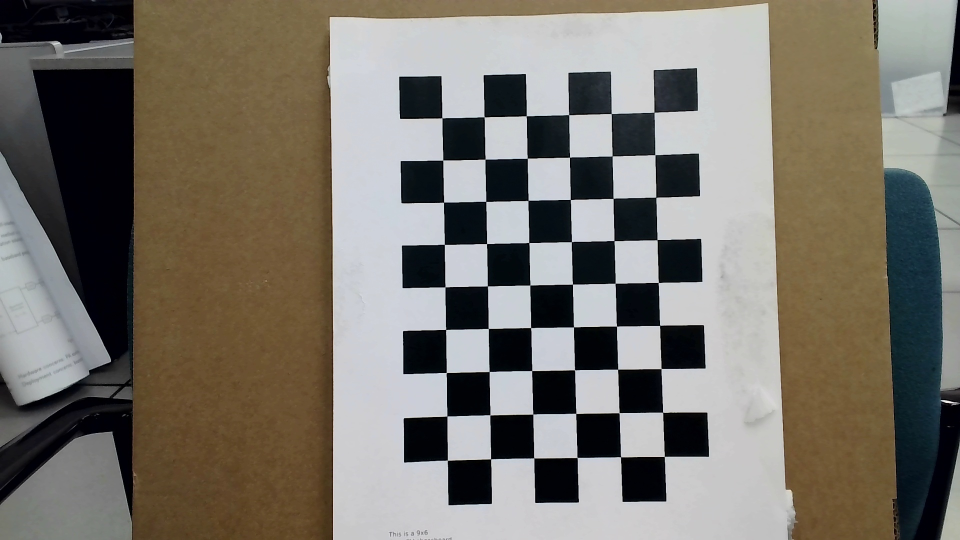
#> input picture data_processing/SLAM_testing/calibration_images_1080p/calib_000_20260209_160204.jpg, 1920 x 1080 px (shown at 1/2 size); its folder holds only this picture in this run
$ python calibrate_webcam_1080p.py
#> lines starting #> are read from the running program, lines starting #| are printed output that depends on the picture; after the words box and inside, x2 and y2 are one past the last pixel; in counts of white or black regions, pixels touching at a corner belong together
#> in calibrate_camera, img is the input picture: shape (1080, 1920, 3); mean B, G, R 107.7, 116.4, 121.1
### data_processing/SLAM_testing/calibrate_webcam.py
#!/usr/bin/env python3
"""
Webcam Calibration Script for ORB-SLAM3
Computes camera intrinsic parameters and distortion coefficients
"""

import cv2
import numpy as np
import glob
import yaml
import os

# ==============================================================================
# HELPER FUNCTIONS
# ==============================================================================

def segment_checkerboard(img):
    """
    Perform color segmentation to extract checkerboard region and remove background artifacts

    This function:
    1. Converts image to HSV color space for better color segmentation
    2. Detects black squares using HSV thresholding
    3. Uses edge detection to find the paper boundary
    4. Combines these to isolate just the checkerboard pattern
    5. Removes background to make the board more visible

    Args:
        img: Input BGR image

    Returns:
        Segmented image with background removed
    """
    # Convert to HSV color space and grayscale
    hsv = cv2.cvtColor(img, cv2.COLOR_BGR2HSV)
#> hsv: shape (1080, 1920, 3); mean H, S, V 65.4, 86.1, 126
    gray = cv2.cvtColor(img, cv2.COLOR_BGR2GRAY)
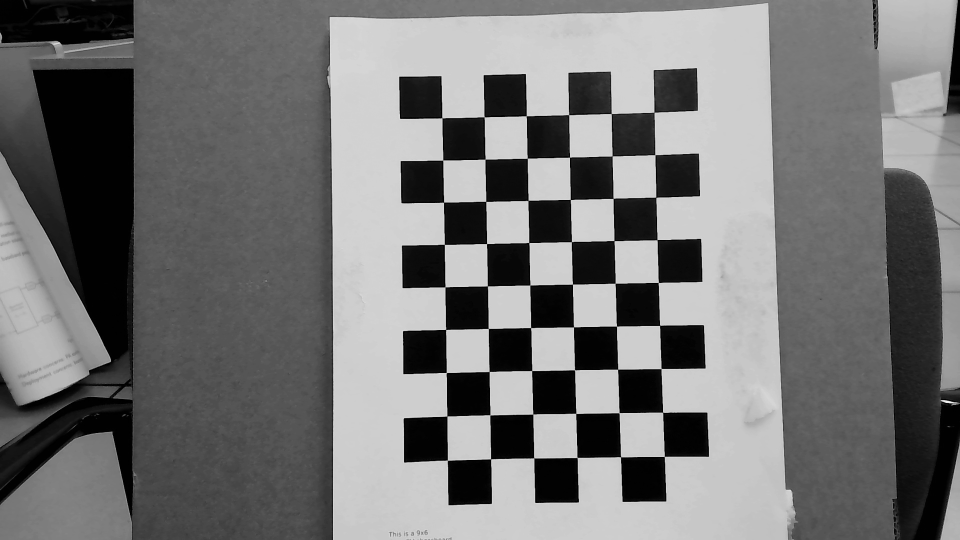
#> gray: shape (1080, 1920) (shown at 1/2 size); min 0, max 245, mean 116.8

    # Step 1: Detect black squares (low V value in HSV)
    lower_black = np.array([0, 0, 0])
    upper_black = np.array([180, 255, 100])
    mask_black = cv2.inRange(hsv, lower_black, upper_black)
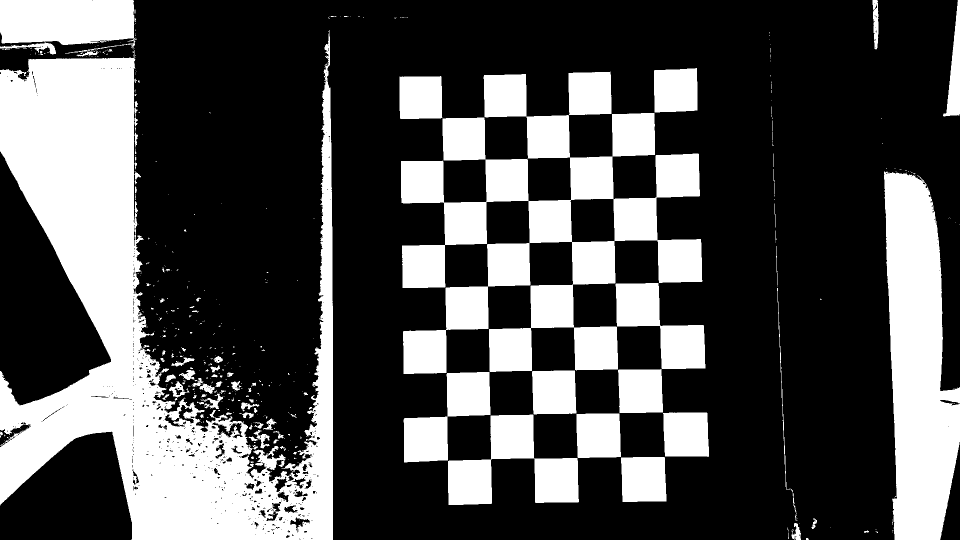
#> mask_black: shape (1080, 1920) (shown at 1/2 size); 30.6% white; 483 white regions (391 under 20 px), largest, box (x1, y1, x2, y2) and area: (0, 60, 666, 1080) 260024, (802, 143, 1405, 826) 159239, (1768, 343, 1920, 1080) 78815

    # Step 2: Use edge detection to find checkerboard/paper boundaries
    edges = cv2.Canny(gray, 50, 150)
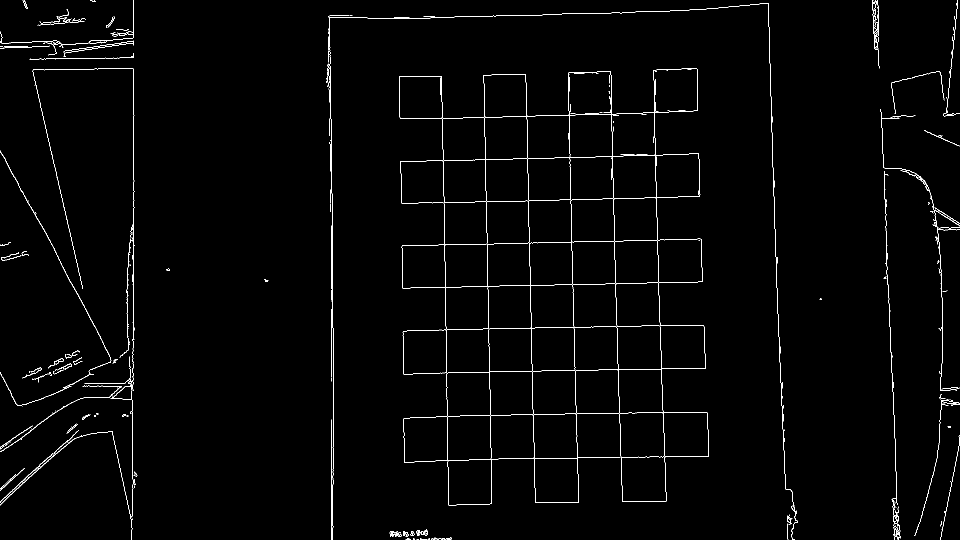
#> edges: shape (1080, 1920) (shown at 1/2 size); 1.4% white in thin lines or dots

    # Dilate edges to connect nearby edges
    kernel_dilate = np.ones((3, 3), np.uint8)
    edges_dilated = cv2.dilate(edges, kernel_dilate, iterations=2)
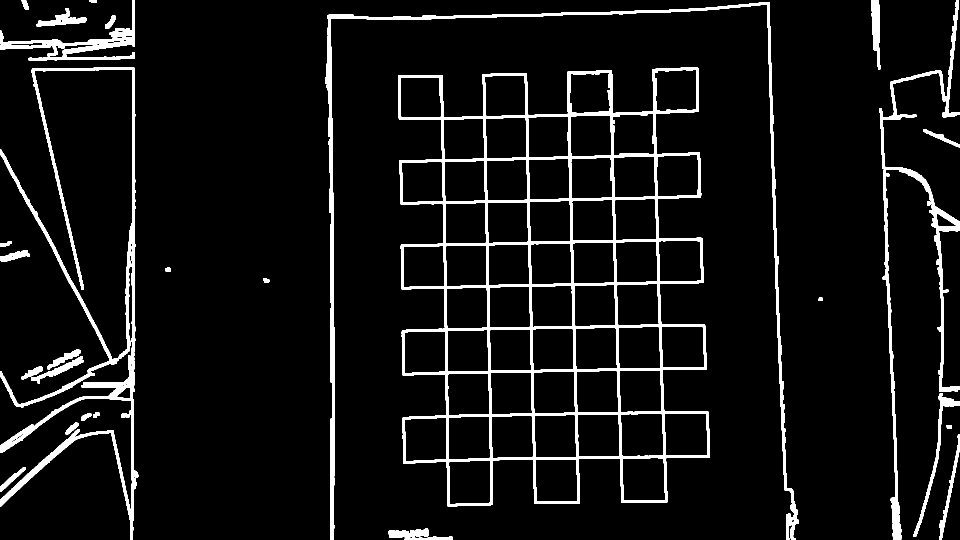
#> edges_dilated: shape (1080, 1920) (shown at 1/2 size); 6.7% white; 28 white regions

    # Find contours to locate the paper/checkerboard
    contours, _ = cv2.findContours(edges_dilated, cv2.RETR_EXTERNAL, cv2.CHAIN_APPROX_SIMPLE)
#> contours = 28 contours; largest, box (x1, y1, x2, y2) and area: (796, 134, 1420, 1013) 415604, (0, 134, 277, 1080) 21346, (650, 4, 1598, 1080) 16113, (1758, 0, 1920, 784) 8462, (0, 0, 270, 122) 5718

    # Create mask for the largest rectangular contour (the paper)
    mask_paper = np.zeros(gray.shape, dtype=np.uint8)
    if contours:
        largest_contour = max(contours, key=cv2.contourArea)
#> largest_contour = contour of 360 points, box (x1, y1, x2, y2) (796, 134, 1420, 1013), area 415604
        cv2.drawContours(mask_paper, [largest_contour], -1, 255, -1)
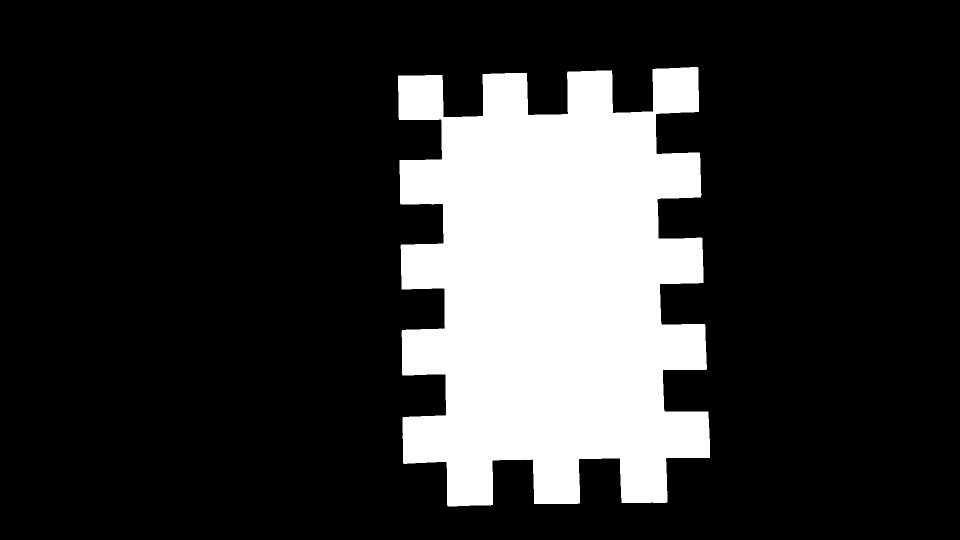
#> mask_paper: shape (1080, 1920) (shown at 1/2 size); 20.2% white; 1 white region, box (x1, y1, x2, y2) and area: (796, 134, 1420, 1013) 418173

    # Step 3: Combine black squares detection with paper boundary
    mask_combined = cv2.bitwise_and(mask_black, mask_paper)
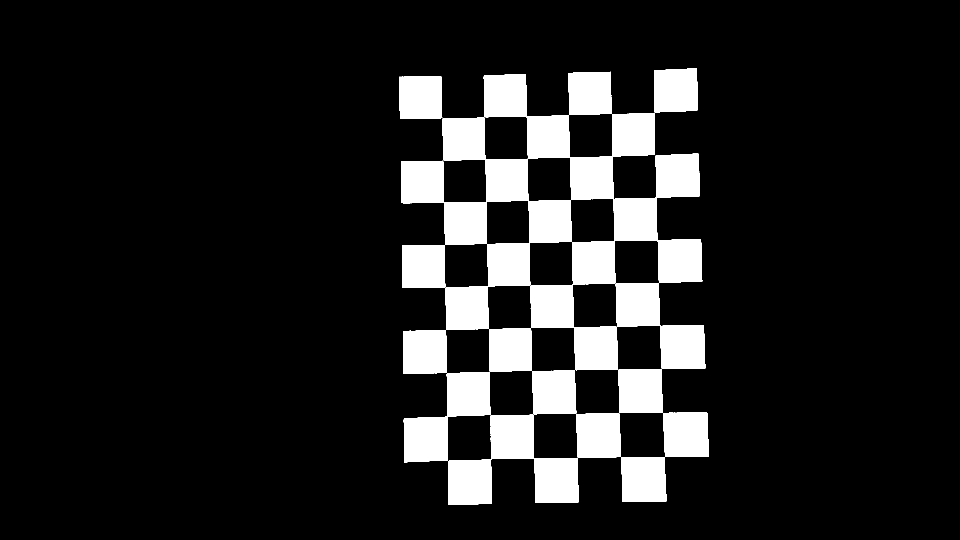
#> mask_combined: shape (1080, 1920) (shown at 1/2 size); 12.4% white; 10 white regions, largest, box (x1, y1, x2, y2) and area: (802, 143, 1405, 826) 159239, (896, 829, 1158, 1010) 22920, (807, 744, 981, 925) 15111

    # Apply morphological operations to clean up noise
    kernel_open = np.ones((3, 3), np.uint8)
    kernel_close = np.ones((7, 7), np.uint8)
    mask_combined = cv2.morphologyEx(mask_combined, cv2.MORPH_OPEN, kernel_open)
#> mask_combined: shape (1080, 1920); 12.4% white; 17 white regions, largest, box (x1, y1, x2, y2) and area: (802, 226, 1405, 660) 108097, (978, 570, 1236, 744) 21924, (807, 744, 981, 925) 15111
    mask_combined = cv2.morphologyEx(mask_combined, cv2.MORPH_CLOSE, kernel_close)
#> mask_combined: shape (1080, 1920); 12.4% white; 6 white regions, box (x1, y1, x2, y2) and area: (802, 144, 1411, 1010) 212050, (1069, 827, 1242, 1006) 15310, (1242, 914, 1333, 1004) 7803, (1327, 825, 1418, 913) 7766, (1308, 136, 1395, 225) 7310, (799, 153, 884, 238) 7139

    # Create result with white background outside paper
    result = img.copy()
    result[mask_paper == 0] = [255, 255, 255]

    return result

# ==============================================================================
# CONFIGURATION - UPDATE THESE VALUES FOR YOUR CHECKERBOARD
# ==============================================================================

# Checkerboard dimensions (number of INNER corners)
# For a 6x7 checkerboard (6 columns x 7 rows of squares), use (5, 6) inner corners
CHECKERBOARD_SIZE = (5, 6)  # (columns, rows) of inner corners

# Size of each square in mm (measure with a ruler!)
SQUARE_SIZE = 20.48# millimeters

# Directory containing calibration images
IMAGE_DIR = "calibration_images"

# Output file for calibration results
OUTPUT_YAML = "webcam_calibration.yaml"

# ==============================================================================

# [242 lines left out: functions calibrate_camera, save_calibration_yaml, main, not called in this run]


# [2 lines that do not run on import are left out]

### data_processing/SLAM_testing/calibrate_webcam_1080p.py
#!/usr/bin/env python3
"""
Webcam Calibration Script for ORB-SLAM3 at 1080p
Computes camera intrinsic parameters and distortion coefficients
"""

import cv2
import numpy as np
import glob
import yaml
import os

from calibrate_webcam import segment_checkerboard

# ==============================================================================
# CONFIGURATION - UPDATE THESE VALUES FOR YOUR CHECKERBOARD
# ==============================================================================

# Checkerboard dimensions (number of INNER corners)
# For a 9x6 checkerboard (9 columns x 6 rows of squares), use (8, 5) inner corners
CHECKERBOARD_SIZE = (6, 5)  # (columns, rows) of inner corners - COMMON FOR 9x6 BOARDS

# Size of each square in mm (measure with a ruler!)
SQUARE_SIZE = 20.48  # millimeters - adjust based on your printed checkerboard

# Directory containing calibration images
IMAGE_DIR = "calibration_images_1080p"

# Output file for calibration results
OUTPUT_YAML = "webcam_calibration_1080p.yaml"

# ==============================================================================

def calibrate_camera(images_path, checkerboard_size, square_size):
    """
    Calibrate camera using checkerboard images

    Args:
        images_path: Path to directory with calibration images
        checkerboard_size: (columns, rows) of inner corners
        square_size: Size of checkerboard square in mm

    Returns:
        ret: RMS reprojection error
        camera_matrix: Camera intrinsic matrix
        dist_coeffs: Distortion coefficients
        rvecs: Rotation vectors
        tvecs: Translation vectors
    """
    # Termination criteria for corner refinement
    criteria = (cv2.TERM_CRITERIA_EPS + cv2.TERM_CRITERIA_MAX_ITER, 30, 0.001)

    # Prepare object points (0,0,0), (1,0,0), (2,0,0) ....,(checkerboard_size[0]-1,checkerboard_size[1]-1,0)
    objp = np.zeros((checkerboard_size[0] * checkerboard_size[1], 3), np.float32)
    objp[:, :2] = np.mgrid[0:checkerboard_size[0], 0:checkerboard_size[1]].T.reshape(-1, 2)
    objp *= square_size

    # Arrays to store object points and image points from all images
    objpoints = []  # 3D points in real world space
    imgpoints = []  # 2D points in image plane

    # Get list of calibration images
    images = glob.glob(f'{images_path}/*.jpg') + glob.glob(f'{images_path}/*.png')

    if not images:
        print(f"Error: No images found in {images_path}")
        return None

    print(f"\n{'='*70}")
    print(f"Found {len(images)} calibration images")
    print(f"Checkerboard size: {checkerboard_size[0]}x{checkerboard_size[1]} inner corners")
    print(f"Square size: {square_size} mm")
    print(f"{'='*70}\n")

    successful_images = 0
    failed_images = []

    for idx, fname in enumerate(images, 1):
        img = cv2.imread(fname)
        img_segmented = segment_checkerboard(img)
        img_segmented = cv2.resize(img_segmented, (int(img_segmented.shape[1]/2), int(img_segmented.shape[0]/2)))
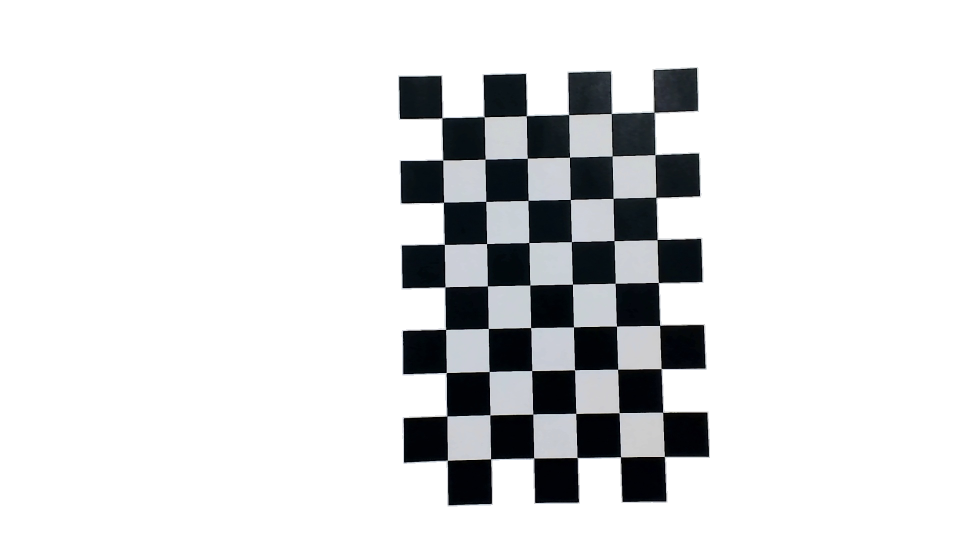
#> img_segmented: shape (540, 960, 3); mean B, G, R 222.2, 221.2, 220.3
        gray = cv2.cvtColor(img_segmented, cv2.COLOR_BGR2GRAY)
#> gray: shape (540, 960)

        print(f"[{idx}/{len(images)}] Processing: {os.path.basename(fname)}")
        print(f"  Image size: {gray.shape[1]}x{gray.shape[0]}")
#|   Image size: 960x540

        # Find the checkerboard corners
        flags = (cv2.CALIB_CB_ADAPTIVE_THRESH +
            cv2.CALIB_CB_NORMALIZE_IMAGE +
            cv2.CALIB_CB_FAST_CHECK)
        ret, corners = cv2.findChessboardCorners(gray, checkerboard_size, flags)
#> ret = False; corners = None

        # If found, add object points and image points
        if ret:
            objpoints.append(objp)

            # Refine corner positions
            corners_refined = cv2.cornerSubPix(gray, corners, (11, 11), (-1, -1), criteria)
            imgpoints.append(corners_refined)

            print(f"  ✓ Checkerboard detected successfully")
            successful_images += 1

            # Optional: Save visualization
            # img_with_corners = cv2.drawChessboardCorners(img.copy(), checkerboard_size, corners_refined, ret)
            # cv2.imwrite(f"{images_path}/detected_{os.path.basename(fname)}", img_with_corners)
        else:
            print(f"  ✗ Failed to detect checkerboard")
            failed_images.append(os.path.basename(fname))

    print(f"\n{'='*70}")
    print(f"Successfully processed: {successful_images}/{len(images)} images")

    if failed_images:
        print(f"\nFailed images:")
        for fname in failed_images:
            print(f"  - {fname}")

    if successful_images < 10:
        print(f"\n⚠ WARNING: Only {successful_images} images successful.")
        print("  You need at least 10-15 good images for accurate calibration.")
        print("  Consider capturing more images or adjusting lighting/focus.")
        return None

    print(f"\n{'='*70}")
    print("Running camera calibration...")
    print(f"{'='*70}\n")

    # Calibrate camera
    ret, camera_matrix, dist_coeffs, rvecs, tvecs = cv2.calibrateCamera(
        objpoints, imgpoints, gray.shape[::-1], None, None
    )

    return ret, camera_matrix, dist_coeffs, rvecs, tvecs, successful_images


# [87 lines left out: function save_calibration_to_yaml, not called in this run]


def main():
    """Main calibration routine"""
    print("\n" + "="*70)
    print("WEBCAM CALIBRATION FOR ORB-SLAM3 (1080p)")
    print("="*70)

    # Check if image directory exists
    if not os.path.exists(IMAGE_DIR):
        print(f"\nError: Image directory '{IMAGE_DIR}' not found!")
        print(f"\nPlease:")
        print(f"  1. Run capture_webcam_images_1080p.py to capture calibration images")
        print(f"  2. Make sure you have at least 20 images")
        print(f"  3. Then run this script again")
        return

    # Run calibration
    result = calibrate_camera(IMAGE_DIR, CHECKERBOARD_SIZE, SQUARE_SIZE)

    if result is None:
        print("\n✗ Calibration failed!")
        return

    ret, camera_matrix, dist_coeffs, rvecs, tvecs, num_images = result

    # Get image size from first image
    test_img = cv2.imread(glob.glob(f'{IMAGE_DIR}/*.jpg')[0])
    image_size = (test_img.shape[1], test_img.shape[0])

    # Print calibration results
    print("="*70)
    print("CALIBRATION RESULTS")
    print("="*70)
    print(f"\nRMS Reprojection Error: {ret:.6f} pixels")
    print(f"  (Lower is better; < 0.5 pixels is excellent, < 1.0 is good)")

    print(f"\nCamera Matrix (K):")
    print(f"  fx: {camera_matrix[0, 0]:.2f}")
    print(f"  fy: {camera_matrix[1, 1]:.2f}")
    print(f"  cx: {camera_matrix[0, 2]:.2f}")
    print(f"  cy: {camera_matrix[1, 2]:.2f}")

    print(f"\nDistortion Coefficients:")
    print(f"  k1: {dist_coeffs[0, 0]:.6f}")
    print(f"  k2: {dist_coeffs[0, 1]:.6f}")
    print(f"  p1: {dist_coeffs[0, 2]:.6f}")
    print(f"  p2: {dist_coeffs[0, 3]:.6f}")
    print(f"  k3: {dist_coeffs[0, 4]:.6f}")

    print(f"\nImage Resolution: {image_size[0]}x{image_size[1]}")
    print(f"Number of calibration images used: {num_images}")

    # Save to YAML
    save_calibration_to_yaml(camera_matrix, dist_coeffs, image_size, ret, OUTPUT_YAML)

    print("\n" + "="*70)
    print("✓ CALIBRATION COMPLETE!")
    print("="*70)
    print(f"\nYou can now use {OUTPUT_YAML} with ORB-SLAM3")
    print("\n")


if __name__ == "__main__":
    main()
